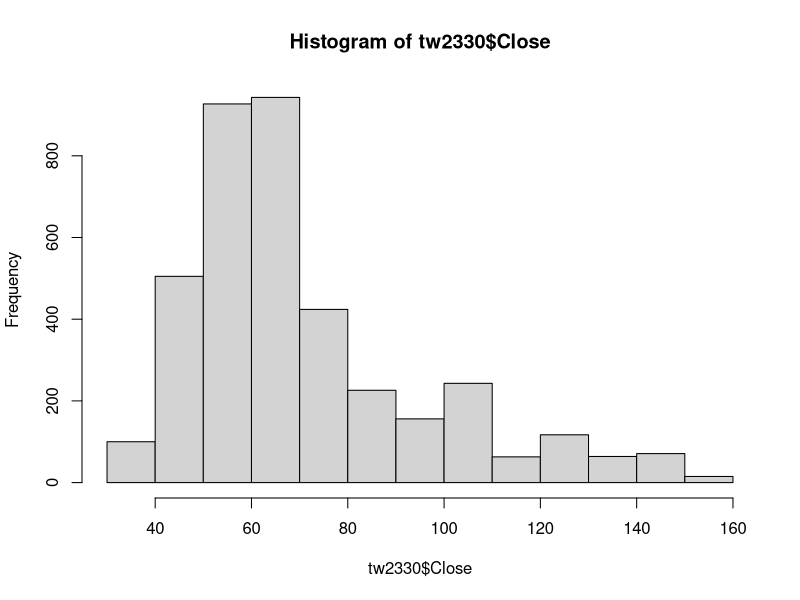
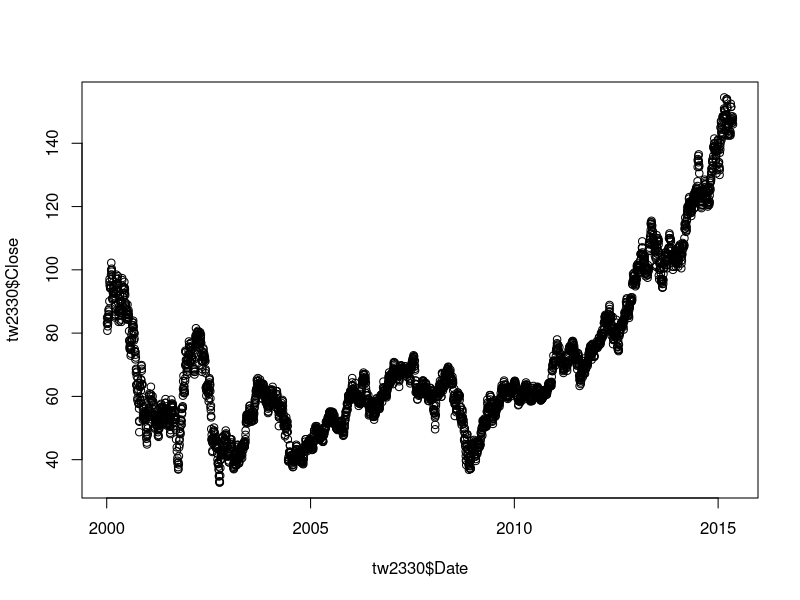

The R source for these figures, in order:
## ---- chunk 1
#download.file("http://real-chart.finance.yahoo.com/table.csv?s=2330.TW&d=2&e=14&f=2016&g=d&a=0&b=4&c=2000&ignore=.csv", "2330.csv")
## ---- chunk 2

tw2330 = read.csv("2330.csv", header=TRUE)
max(tw2330$Close)
min(tw2330$Close)
summary(tw2330$Close)
hist(tw2330$Close)

lower_bound = max(min(tw2330$Close), median(tw2330$Close) - 1.5 * IQR(tw2330$Close))
upper_bound = min(max(tw2330$Close), median(tw2330$Close) + 1.5 * IQR(tw2330$Close))

class(tw2330)
str(tw2330)
tw2330$Date = as.Date(tw2330$Date)
str(tw2330)
plot(tw2330$Date, tw2330$Close)
tw2330$tf = tw2330$Close - tw2330$Open > 0
table(tw2330$tf)

